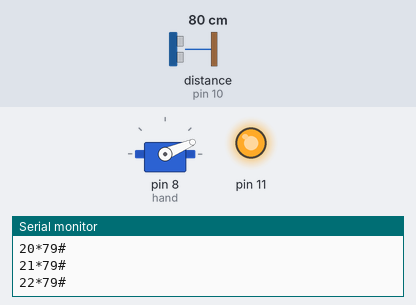
The sketch below on a simulated Arduino Uno, built with avr-gcc and run on an emulated ATmega328P. Parts: servo, output pins drawn as LEDs (lit = HIGH), the last lines printed to the serial monitor. Wiring (inferred from the names in the program): ultrasonic range finder: trigger pin 9; echo pin 10. The inputs (shaded band) are chosen by the test bench; at power-on: distance to the obstacle (sensor on pin 10) 80 cm. The echo pulse lasts 58.3 µs per cm; pins used as bus, display or sensor lines are not drawn.

Above: at 1.28 s.
1.3 s: distance to the obstacle (sensor on pin 10) set to 2 cm
At 2.15 s:
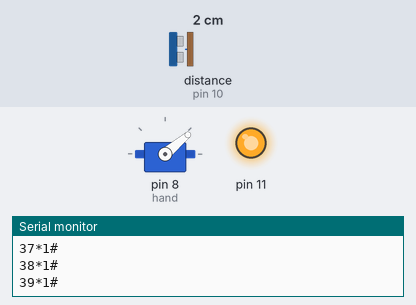
4.3 s: distance to the obstacle (sensor on pin 10) set to 60 cm
At 4.45 s:
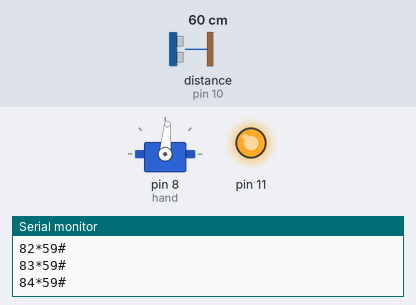
10.3 s: distance to the obstacle (sensor on pin 10) set to 250 cm
At 10.33 s:
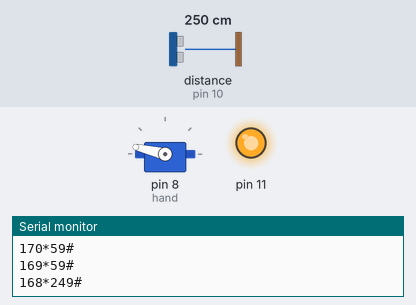
Timing chart, 0 to 19.3 s (numbered marks = the images above; inputs shaded):
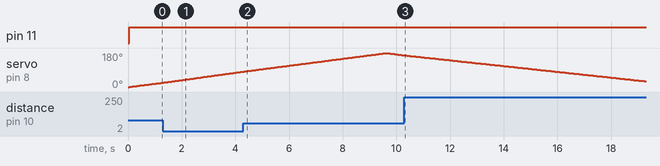

The sketch:

radar_2.ino
```cpp
#include <Servo.h>
int trigPin = 9;
int echoPin = 10;

long duration;
int distance;

Servo hand;

void setup() {
  pinMode(11, OUTPUT);
  pinMode(trigPin,OUTPUT);
  pinMode(echoPin,INPUT);
  Serial.begin(9600);
  hand.attach(8);
}

void loop() {
  // This will take it from zero to 180
  for(int i=0;i<180;i=i+1){
      hand.write(i);
      delay(50);
      digitalWrite(trigPin,LOW);
      delayMicroseconds(2);
      digitalWrite(trigPin,HIGH);
      delayMicroseconds(10);
      digitalWrite(trigPin,LOW);
      digitalWrite(11,HIGH);
      duration = pulseIn(echoPin,HIGH);
      distance = duration*(0.034/2);

      // This is my angle of servo
      Serial.print(i);
      Serial.print("*");
      Serial.print(distance);
      Serial.println("#");
    }
  // This will take it from 180 to zero

  for(int i=180;i>0;i=i-1){
      hand.write(i);
      delay(50);
      digitalWrite(trigPin,LOW);
      delayMicroseconds(2);
      digitalWrite(trigPin,HIGH);
      delayMicroseconds(10);
      digitalWrite(trigPin,LOW);
      duration = pulseIn(echoPin,HIGH);
      distance = (duration*0.0343)/2;

      // This is my angle of servo
      Serial.print(i);
      Serial.print("*");
      Serial.print(distance);
      Serial.println("#");
    }
}
```
